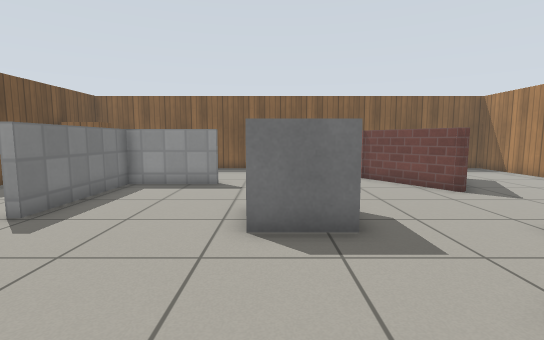
View 1 (above)

16 first-person views from a walk through a world built for the Gazebo simulator. The camera is 0.83 m above the floor, tilts 6° down and sees 85° across. The floor is counted in squares, 0.5 m on a side. Each view is taken from the middle of a square. On the plan, view 1 faces up. The plan holds only what a view shows up to about 15 squares ahead; the rest is blank. Simple patterns stand in for the simulator's built-in surfaces.

View 2
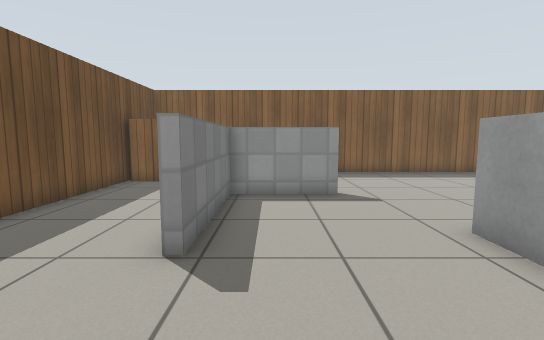

View 3
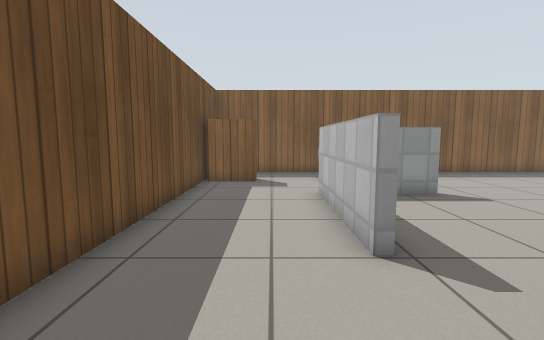

View 4
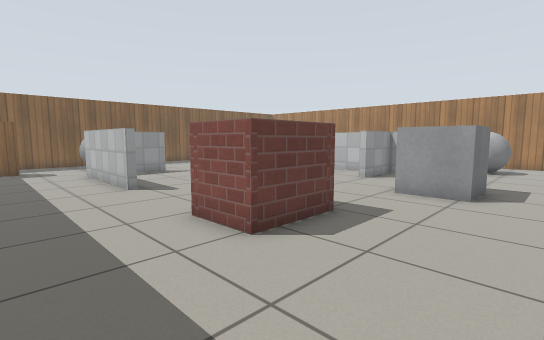

View 5
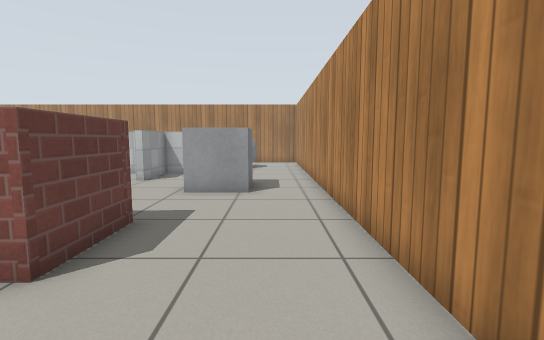

View 6
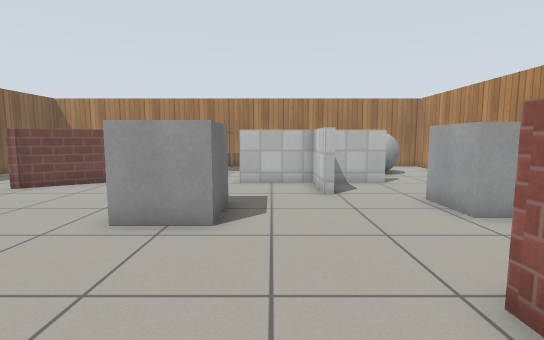

View 7
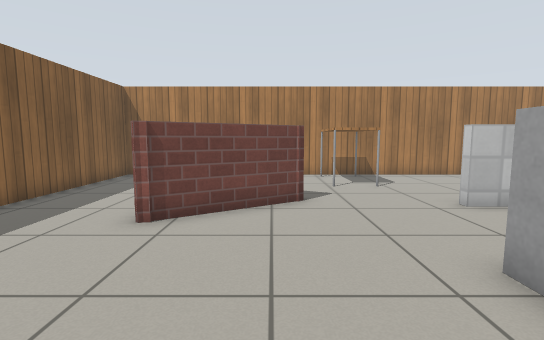

View 8
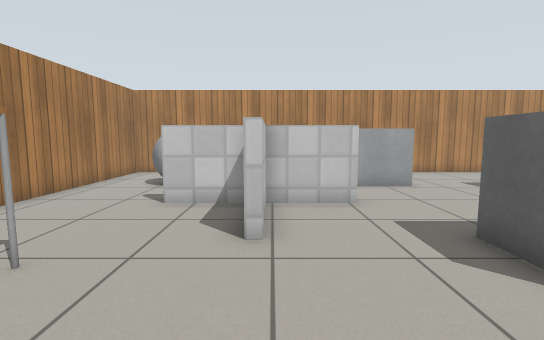

View 9
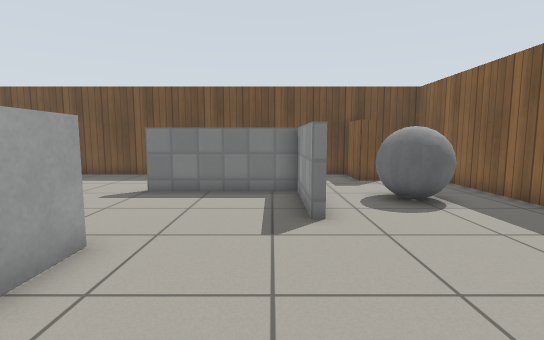

View 10
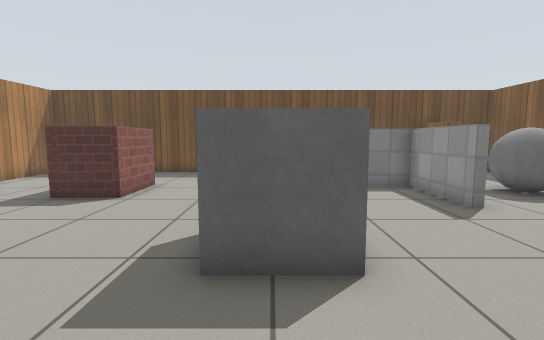

View 11
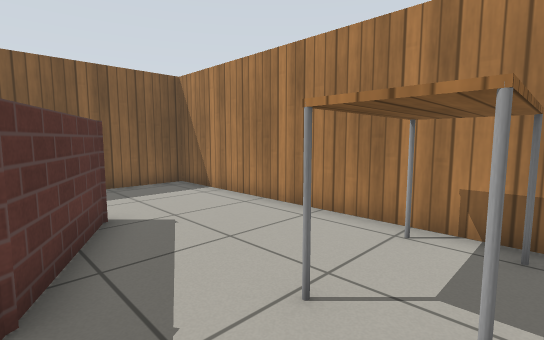

View 12
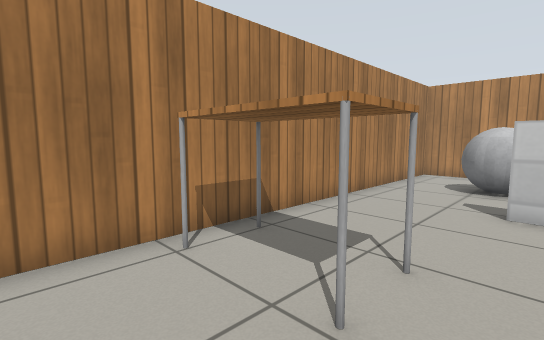

View 13
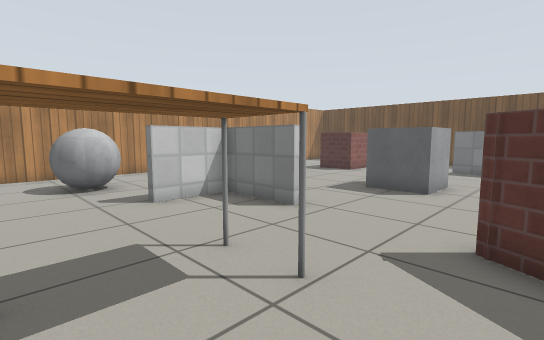

View 14
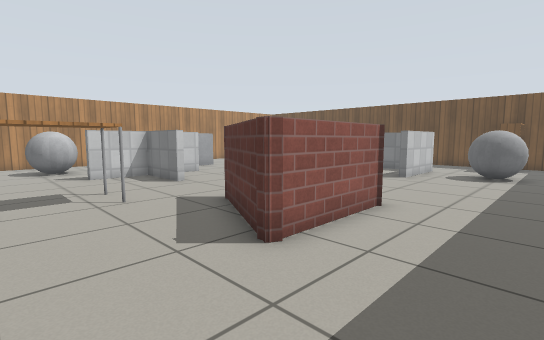

View 15
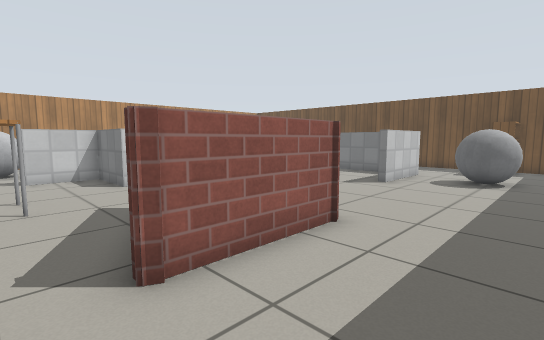

View 16
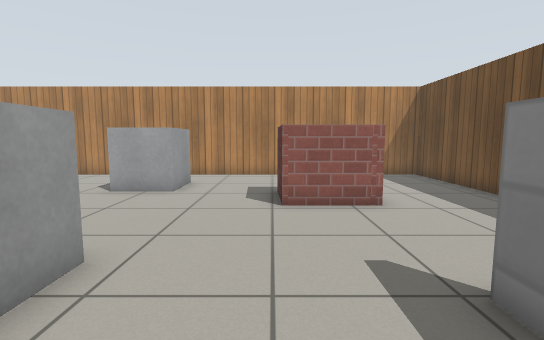

### Floor plan
Ten units are one square. View 1 is at (0, 0); x grows to the right and y downward. Boxes are objects, and circles mark ways between rooms. Rooms are numbered by the first view taken in them; rooms with no view inside come last. Other rooms are left out.
<svg viewBox="-102 -172 224 224">
<path fill="none" stroke="#000" d="M-20 -108 -53 -108 -53 -60M28 -24 52 -24 52 -53M-56 -59 -57 -111 -20 -111M55 -53 55 -24 79 -24M-59 -17 -33 -17 -32 2 -56 2 -56 -18M52 4 52 -21 28 -21M75 -129 78 -127 60 -92 58 -92 37 -127 79 -127M117 -25 117 -167 -97 -167 -97 47 45 47M45 47 117 47 117 -25"/>
<rect x="-95" y="-145" width="20" height="10" fill="#bbb"><title>bookshelf</title></rect>
<rect x="-45" y="-155" width="20" height="30" fill="#bbb"><title>grey ball</title></rect>
<rect x="-5" y="5" width="30" height="20" fill="#bbb"><title>grey box</title></rect>
<rect x="-5" y="-75" width="20" height="30" fill="#bbb"><title>grey box</title></rect>
<rect x="85" y="-85" width="30" height="20" fill="#bbb"><title>table</title></rect>
<rect x="75" y="-5" width="20" height="30" fill="#bbb"><title>grey ball</title></rect>
<circle cx="50" cy="25" r="3" fill="#2a7"/>
<circle cx="95" cy="-20" r="3" fill="#2a7"/>
<text x="0" y="-70">1</text>
<text x="80" y="10">2</text>
</svg>
Room 1 opens to room 2.

Where each view was taken, in squares from view 1:
view 1: 0 up, 0 right, facing up
view 2: 2 up, 4 left, facing up
view 3: 2 up, 7 left, facing up
view 4: 4 down, 9 left, facing up-right
view 5: 3 down, 9 left, facing right
view 6: 4 up, 6 left, facing right
view 7: 10 up, 2 left, facing right
view 8: 10 up, 5 right, facing down
view 9: 10 up, 4 right, facing left
view 10: 6 up, 5 right, facing left
view 11: 6 up, 6 right, facing up-right
view 12: 10 up, 7 right, facing down-right
view 13: 10 up, 11 right, facing down-left
view 14: 16 up, 11 right, facing down-left
view 15: 16 up, 9 right, facing down-left
view 16: 9 up, 3 left, facing down
